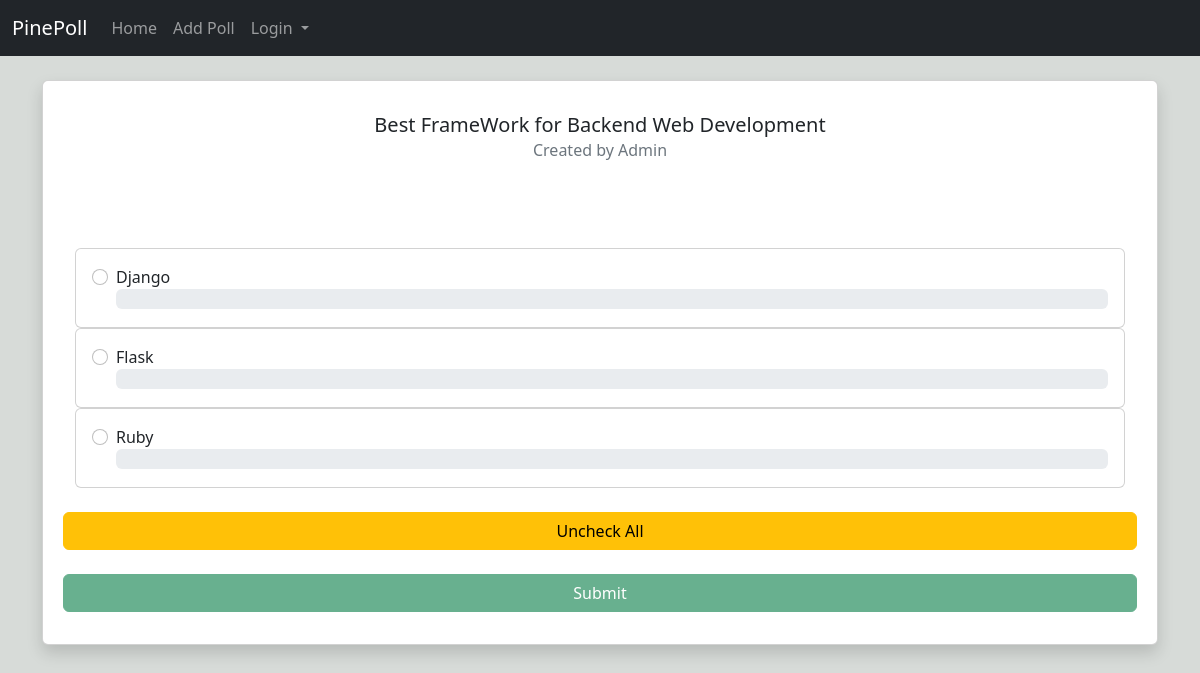
Before: /5/ with the older database file.
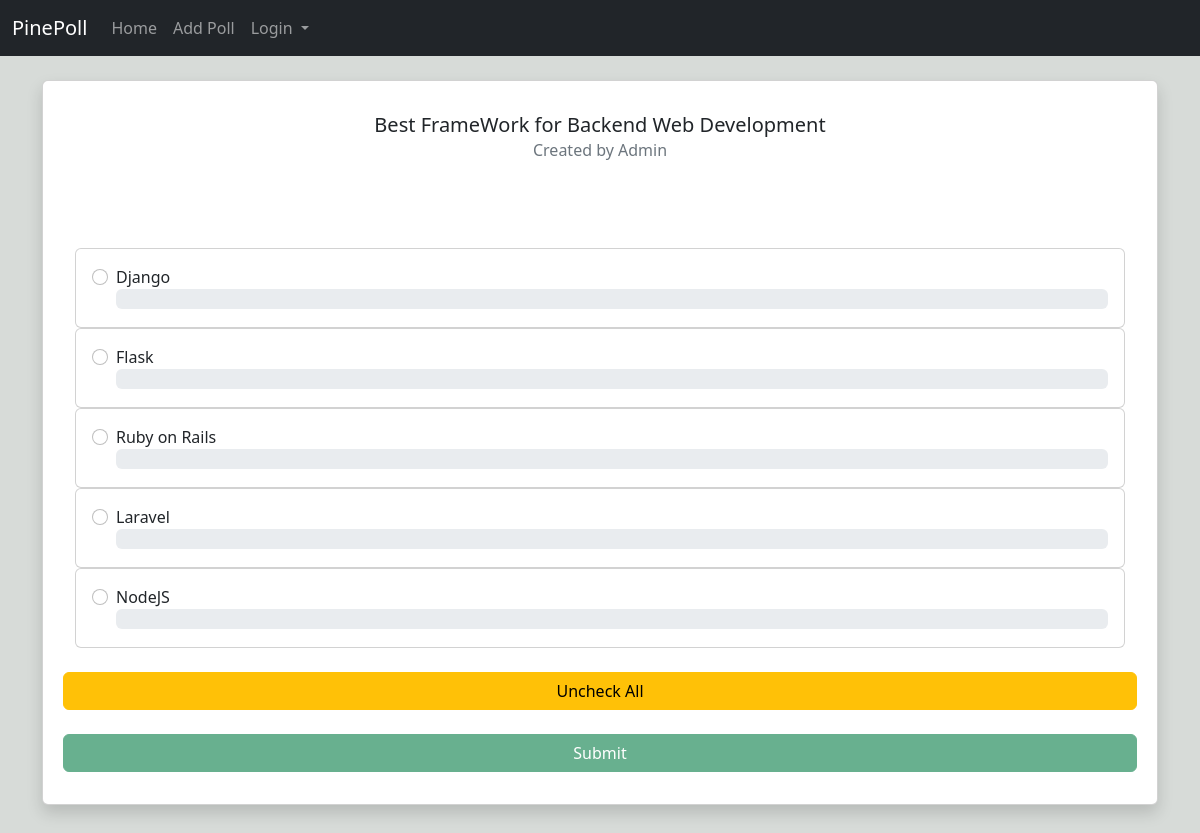
After: the same page with the newer database file.
### core/models.py (models this page shows, shortened)
class Choice(models.Model):
	name = models.CharField(blank=False,max_length=250)
	topic = models.ForeignKey(Topic,on_delete=models.CASCADE)
	voters = models.ManyToManyField(User,blank=True)
	def percentage(self):
		total_voters = self.topic.total_voters()
		try:
			return self.voters.count() * 100 / total_voters
		except ZeroDivisionError:
			return 0

### core/views.py (the view, shortened to what this page needs)
# urls.py: path('<int:pk>/',views.topic,name='topic'),
def topic(request,pk):
	topic = Topic.objects.get(pk=pk)
	choices = Choice.objects.filter(topic=topic)
	return render(request,"topic.html",{
			'topic':topic,
			'choices':choices,
		})

### core/models.py (called while the page is built)
	def total_voters(self):
		choices = Choice.objects.filter(topic__id=self.id)
		total_voters = 0
		for i in choices:
			total_voters += i.voters.count()
		return total_voters

### core/templates/topic.html (shortened to what this page needs)
{% extends 'base.html' %}
{% block content %}
<br>
	<div class="shadow p-3 mb-5 bg-body rounded card" style="width: 100%">
	  <div class="card-body">
	    <h5 class="card-title"><center>{{ topic.name }}</center></h5>
	    <h6 class="card-subtitle mb-2 text-muted"><center>Created by {{ topic.owner }}</center></h6>
	    {% if choices %}
	    <br/><br/><br/>
	    <form method="POST">
	    	{% for choice in choices %}
	    		<div class="card">
				  <div class="card-body">
					<div class="form-check">
					  <input class="form-check-input" type="radio" name="choices" value="{{ choice.id }}" id='{{ choice.id }}'{% if request.user in choice.voters.all %} checked{% endif %}>
					  <label class="form-check-label" for="{{ choice.id }}">
					    {{ choice.name }}{% if user == topic.owner %} ( <a href="{% url 'update-choice' choice.id %}">Update</a> | <a href="{% url 'delete-choice' choice.id %}">Delete</a> ){% endif %}
					  </label>
					  <div class="progress" style="height: 20px;">
						</div>
					</div>
				  </div>
				</div>
			{% endfor %}
			<br>
			<div class="row"><input class="btn btn-warning" type="button" value="Uncheck All" onclick="uncheckAll()"></div><br/>
			<div class="row"><input class="btn btn-success"{% if user.is_authenticated == False %} disabled{% endif %} type="submit" value="Submit"></div>
		</form>
		{% else %}
			<br/><br/><br/>
			<center><h4>No Options here</h4></center>
			<br/><br/><br/>
		{% endif %}
	  </div>
	</div>
{% endblock %}

Changed rows visible on the page:
changed Choice: choices "☐ Ruby" → "☐ Ruby on Rails"; name "Ruby" → "Ruby on Rails"
added Choice: choices "☐ Laravel", name "Laravel"
added Choice: choices "☐ NodeJS", name "NodeJS"
